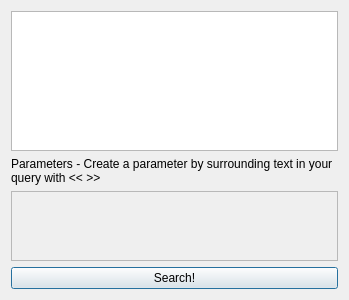
<?xml version="1.0" encoding="UTF-8"?>
<ui version="4.0">
 <class>ChooseSearchDialog</class>
 <widget class="QDialog" name="ChooseSearchDialog">
  <property name="geometry">
   <rect>
    <x>0</x>
    <y>0</y>
    <width>349</width>
    <height>300</height>
   </rect>
  </property>
  <property name="windowTitle">
   <string>Create Search Query</string>
  </property>
  <layout class="QVBoxLayout" name="verticalLayout">
   <item>
    <layout class="QHBoxLayout" name="layout_combo"/>
   </item>
   <item>
    <widget class="QPlainTextEdit" name="edit_query"/>
   </item>
   <item>
    <widget class="QLabel" name="label">
     <property name="text">
      <string>Parameters - Create a parameter by surrounding text in your query with &lt;&lt; &gt;&gt;</string>
     </property>
     <property name="wordWrap">
      <bool>true</bool>
     </property>
    </widget>
   </item>
   <item>
    <widget class="QScrollArea" name="area_scroll">
     <property name="widgetResizable">
      <bool>true</bool>
     </property>
     <widget class="QWidget" name="area_parameters">
      <property name="geometry">
       <rect>
        <x>0</x>
        <y>0</y>
        <width>329</width>
        <height>68</height>
       </rect>
      </property>
      <layout class="QHBoxLayout" name="horizontalLayout">
       <property name="leftMargin">
        <number>0</number>
       </property>
       <property name="topMargin">
        <number>0</number>
       </property>
       <property name="rightMargin">
        <number>0</number>
       </property>
       <property name="bottomMargin">
        <number>0</number>
       </property>
       <item>
        <layout class="QVBoxLayout" name="layout_parameters">
         <property name="leftMargin">
          <number>9</number>
         </property>
         <property name="topMargin">
          <number>9</number>
         </property>
         <property name="rightMargin">
          <number>9</number>
         </property>
         <property name="bottomMargin">
          <number>9</number>
         </property>
        </layout>
       </item>
      </layout>
     </widget>
    </widget>
   </item>
   <item>
    <widget class="QPushButton" name="button_search">
     <property name="text">
      <string>Search!</string>
     </property>
    </widget>
   </item>
  </layout>
 </widget>
 <resources/>
 <connections/>
</ui>
